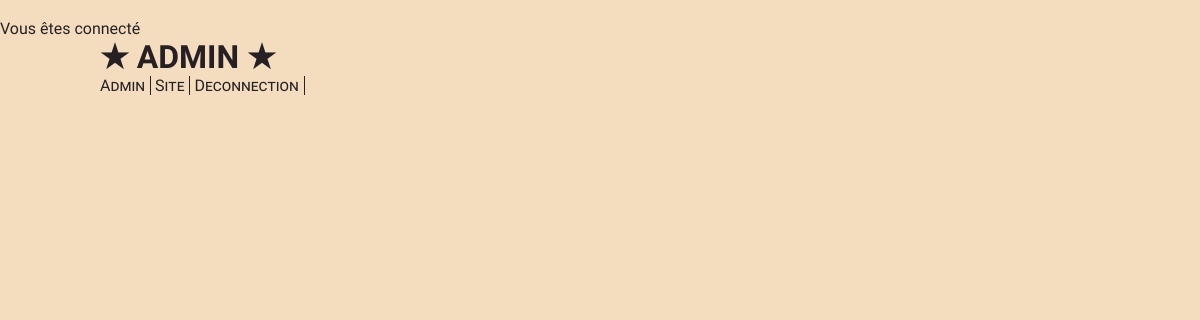
The page /admin/index.php (signed in) on the database as committed earlier.
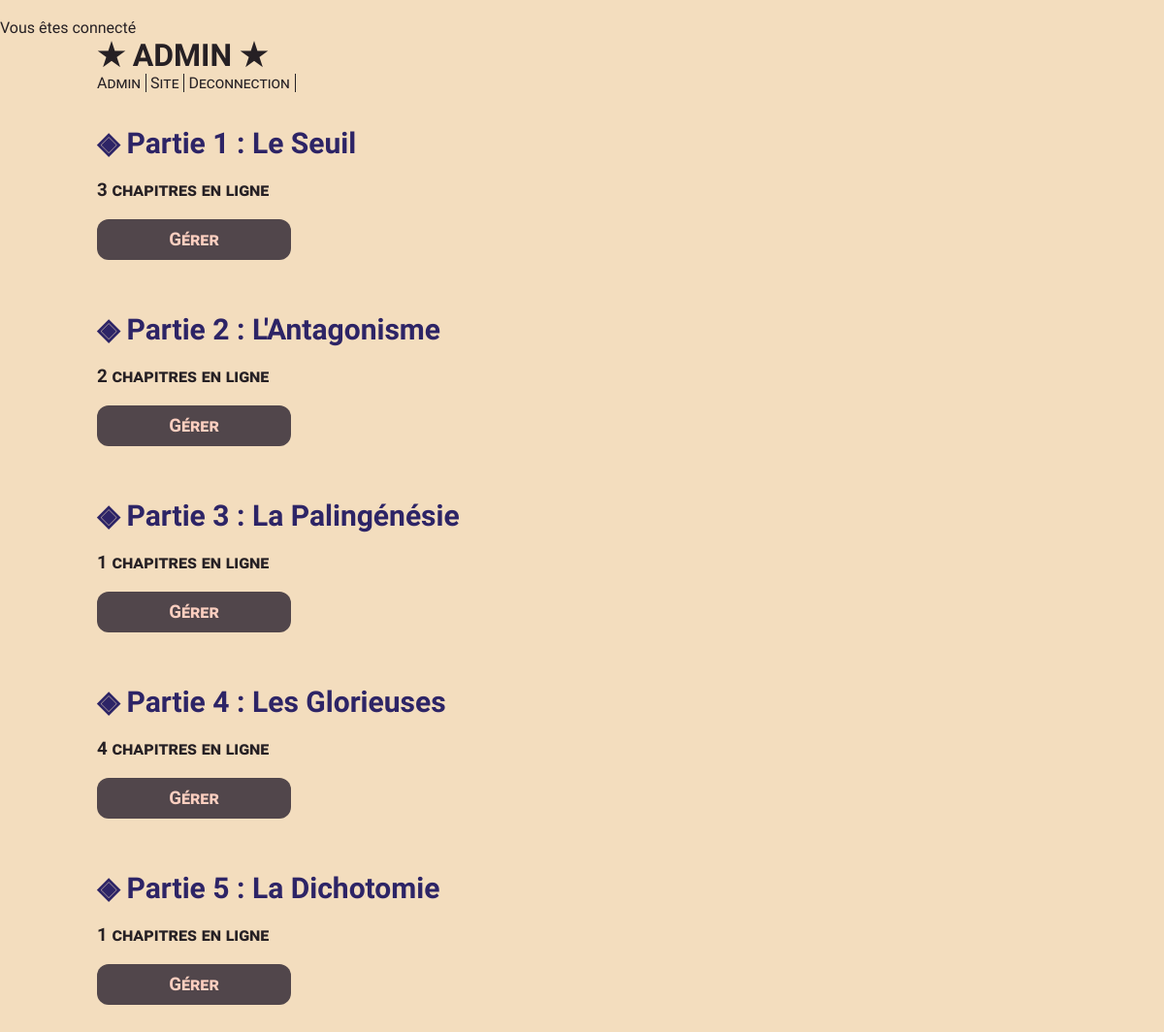
The same page on the database as committed later.
### tables this page shows
CREATE TABLE `partie` (
  `id` int(10) NOT NULL,
  `numero` int(10) NOT NULL,
  `titre` varchar(20) NOT NULL,
  `aPropos` varchar(50) NOT NULL,
  `description` varchar(500) NOT NULL,
  `image` varchar(255) NOT NULL,
  `musique` varchar(255) NOT NULL
);

### admin/index.php (called while the page is built, shortened)
<?php include('initAdmin.php');
$allParties = getAllParties();
include('views/indexAdminTemplate.php');
?>

### script/functions.php (called while the page is built, shortened)
<?php
    function getAllParties(){
        global $db;
        $query = 'SELECT * FROM partie ORDER BY `id` ASC';
        $resultat = $db->query($query);
        $allParties = $resultat->fetchAll();
        return $allParties;
    }
    function getChpPartie($partie){
        global $db;
        $query = 'SELECT * FROM chapitre WHERE partie='.$db->quote($partie).' ORDER BY `id` ASC';
        $resultat = $db->query($query);
        $chpPartie = $resultat->fetchAll();
        return $chpPartie;
    }

### admin/views/indexAdminTemplate.php (the view)
<?php include('headerAdmin.php'); ?>
<main>
<?php if(isset($_SESSION['connected']) && $_SESSION['connected']!= ''): ?>
	 <nav class="navChapitres">
		<ul>
		<?php foreach($allParties as $key => $partie):?>
			<li><h2>◈ Partie <?= $partie['numero']; ?> : <?= $partie['titre']; ?></h2> <h3><?php echo sizeof(getChpPartie($partie['numero'])); ?> chapitres en ligne</h3></li>
			<br/><h3><a href="partie.php?id=<?= $partie['numero']; ?>">Gérer</a></h3><br/>
		<?php endforeach ?>
		</ul>
	</nav>
<?php else: ?>
Veuillez vous connecter :)
<?php endif ?>
	</main>
<?php include('footerAdmin.php'); ?>

### admin/views/headerAdmin.php (shortened to what this page needs)
<?php
if (isset($_SESSION['connected']) && $_SESSION['connected'] === true) {
	echo "<br/>Vous êtes connecté";
}
 ?>
<!DOCTYPE html>
<html>
	<head>
		<link rel="stylesheet" href="iEldinnAdmin.css">
	</head>
	<body class="bodyAdmin">
		<header>
	<h1>★ ADMIN ★</h1>
			<nav>
				<ul>
					<li><a href="index.php">Admin</a></li>
					<li><a href="../index.php">Site</a></li>
					<li><?php if(isset($_SESSION['connected']) && $_SESSION['connected']): ?>
						<a href="logout.php">Deconnection</a>
					<?php else: ?>
						<a href="login.php">Connection</a>
					<?php endif ?></li>
				</ul>
			</nav>
		</header>

### admin/views/footerAdmin.php
	<footer>
		</footer>
	</body>
</html>

### admin/iEldinnAdmin.css (style rules this page uses)
* { margin:0; padding:0; }
html,body { height: 100%; width: 100%; background-color: #f3ddbe; font-family: 'Josefin Sans', sans-serif; color: #262024; }
li { list-style-type: none; }
header { width: 1000px; margin: 0 auto; }
header li { display: inline-block; border-right: 1px solid #262125; padding-right: 5px; font-variant: small-caps; }
header li a { color: #262125; text-decoration: none; }
main { width: 1000px; min-height: 70%; margin: 0 auto; }
a { color: #262125; text-decoration: none; }
h2 { color: #2d2466; font-size: 30px; padding-top: 35px; padding-bottom: 2%; }
h3 { font-variant: small-caps; }
h3 a { width: 180px; display: inline-block; padding: 10px 10px; background-color: #51464b; border-radius: 12px; color: #fccfc0; text-align: center; text-decoration: none; }
footer { width: 100%; height: 50px; bottom: 0; text-align: center; padding-top: 2%; }

Rows that differ between the two databases and show on the page:
added partie: numero "1", titre "Le Seuil", sizeof(getChpPartie($partie['numero'])) "3"
added partie: numero "2", titre "L'Antagonisme", sizeof(getChpPartie($partie['numero'])) "2"
added partie: numero "3", titre "La Palingénésie", sizeof(getChpPartie($partie['numero'])) "1"
added partie: numero "4", titre "Les Glorieuses", sizeof(getChpPartie($partie['numero'])) "4"
added partie: numero "5", titre "La Dichotomie", sizeof(getChpPartie($partie['numero'])) "1"
